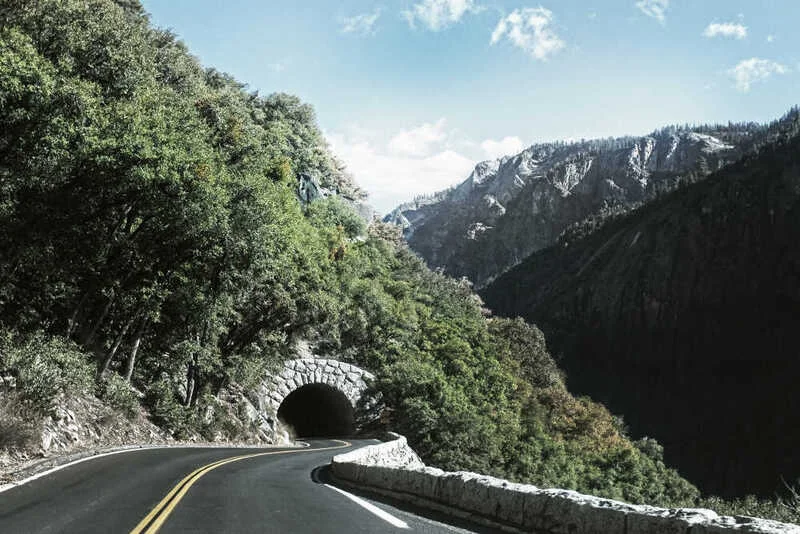
#> input picture assets/img/1-1400.webp, 800 x 534 px
$ python prep_photo.py ../assets/img/1-1400.webp ../assets/img/1-480.webp
#> lines starting #> are read from the running program, lines starting #| are printed output that depends on the picture
"""Prepare a photo for the Misc page.

Usage: python3 bin/prep_photo.py INPUT OUTPUT.jpg
       (HEIC: convert first with `sips -s format jpeg IN.HEIC --out IN.jpg`)

- applies the EXIF orientation, then drops all metadata (EXIF, GPS, camera info)
- center-crops to 4:3 landscape so every gallery photo has the same shape
- resizes to at most 1800x1350 and saves a progressive JPEG at quality 82
"""
import sys

from PIL import Image, ImageOps

RATIO = 4 / 3

src, dst = sys.argv[1], sys.argv[2]
with Image.open(src) as im:
#> im is the input picture: PIL image 800x534 RGB; mean R, G, B 96.2, 105.9, 100.4
    im = ImageOps.exif_transpose(im).convert("RGB")
    w, h = im.size
#> w = 800; h = 534
    if w / h > RATIO:  # too wide: trim the sides
        new_w = round(h * RATIO)
#> new_w = 712
        left = (w - new_w) // 2
#> left = 44
        im = im.crop((left, 0, left + new_w, h))
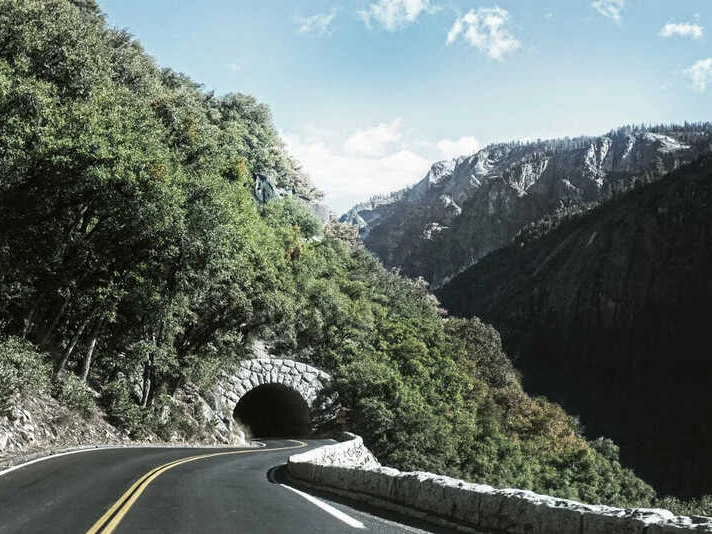
#> im: PIL image 712x534 RGB; mean R, G, B 100.1, 110.2, 104.5
    else:  # too tall: trim top and bottom
        new_h = round(w / RATIO)
        top = (h - new_h) // 2
        im = im.crop((0, top, w, top + new_h))
    im.thumbnail((1800, 1350), Image.LANCZOS)
    # Re-create the image from raw pixels so no metadata can ride along.
    clean = Image.new("RGB", im.size)
#> clean: PIL image 712x534 RGB; every value is 0
    clean.putdata(list(im.getdata()))
    clean.save(dst, "JPEG", quality=82, optimize=True, progressive=True)
    print(f"{dst}: {clean.size[0]}x{clean.size[1]}")
#| ../assets/img/1-480.webp: 712x534

$ run again, on assets/img/10-1400.webp
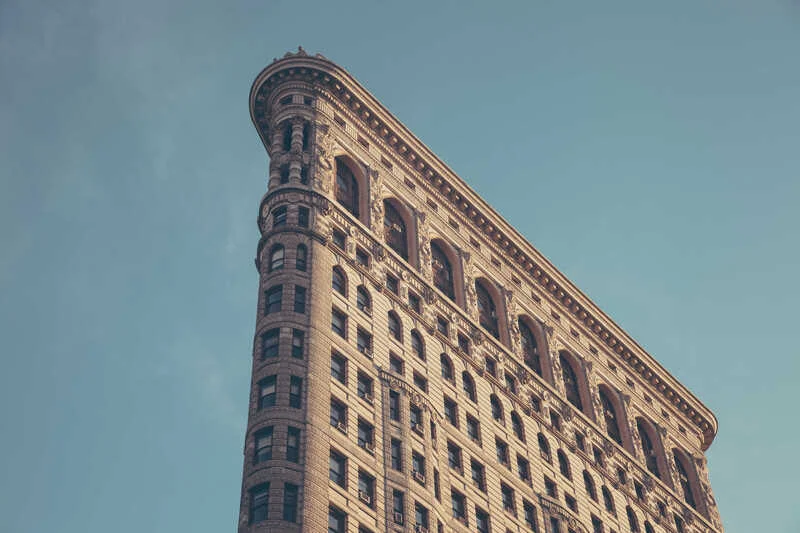
#> input picture assets/img/10-1400.webp, 800 x 533 px
#> im is the input picture: PIL image 800x533 RGB; mean R, G, B 125.3, 140.6, 144.2
#> `im = im.crop((left, 0, left + new_w, h))`:
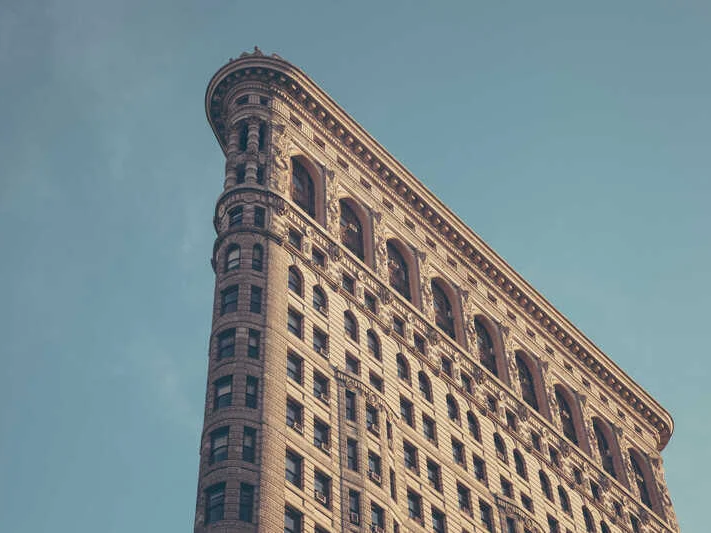
#> im: PIL image 711x533 RGB; mean R, G, B 125.7, 139.1, 141.8
#> clean: PIL image 711x533 RGB; every value is 0
#| ../assets/img/10-1400.webp: 711x533
